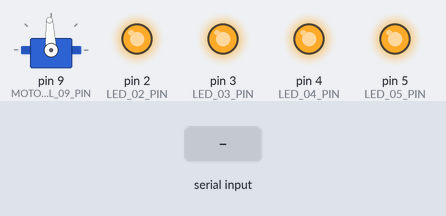
A sketch run on a simulated Arduino Uno, built with avr-gcc and run on an emulated ATmega328P. Parts: servo, output pins drawn as LEDs (lit = HIGH). Wiring (inferred from the names in the program): servo: signal pin 9. The test bench sets the inputs (shaded band). Servo pulses on a pin are drawn as a servo (544–2400 µs = 0–180°); pins used as bus, display or sensor lines are not drawn.

Above: at 1.3 s.
1.4 s: "SET_ON_d2" received over Serial
At 1.8 s:
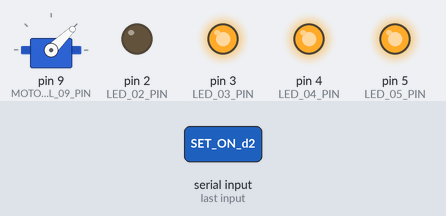
6.0 s: "SET_ON_d3" received over Serial
At 7.2 s:
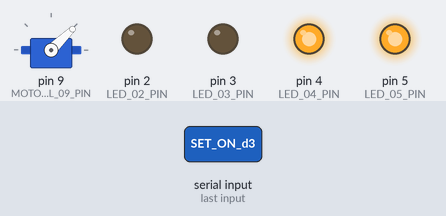
7.5 s: "SET_OFF_d2" received over Serial
At 8.7 s:
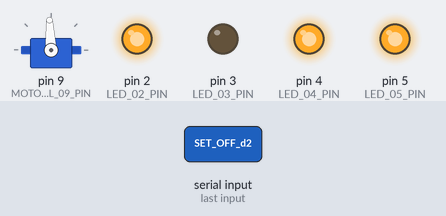
9.0 s: "SET_ON_d5" received over Serial
At 9.8 s:
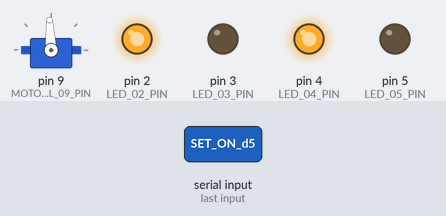
10.5 s: "SET_OFF_d3" received over Serial
At 11.0 s:
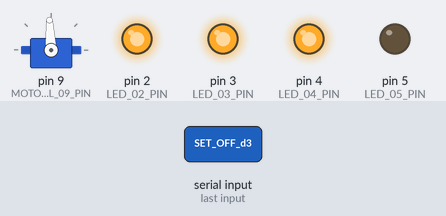
Timing chart, 0 to 16.2 s (numbered marks = the images above; inputs shaded):
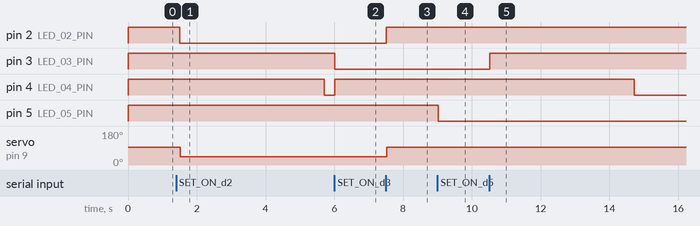

The sketch:

ArduinoControlArduinoSide.ino
```cpp
//https://jawhersebai.com/tutorials/how-to-use-the-sg90-servo-motor/

//197
//173

#include "Constants.h"

int ServoDrivePulsePWMCounter = 0;

unsigned int NeedToCheckReceivedDataInSerialPortCycleCounter = 0;

int _sp = 0;

unsigned int CycleCounterAfterLastReceivedCommand = 0;

String _cmd = "";

void setup()
{
  _sp = RELEASE;

  pinMode(LED_02_PIN, OUTPUT);

  pinMode(LED_03_PIN, OUTPUT);

  pinMode(LED_04_PIN, OUTPUT);

  pinMode(LED_05_PIN, OUTPUT);

  pinMode(MOTOR_CONTROL_09_PIN, OUTPUT);

  digitalWrite(LED_02_PIN, HIGH);

  digitalWrite(LED_03_PIN, HIGH);

  digitalWrite(LED_04_PIN, HIGH);

  digitalWrite(LED_05_PIN, HIGH);

  digitalWrite(MOTOR_CONTROL_09_PIN, LOW);

  NeedToCheckReceivedDataInSerialPortCycleCounter = 0;

  Serial.begin(9600);

  cli();

  TCCR1A = 0;

  TCCR1B = 0;

  TCNT1 = 0;

  OCR1A = 24;

  TCCR1B |= (1 << WGM12);

  TCCR1B |= (1 << CS11) | (1 << CS10);

  TIMSK1 |= (1 << OCIE1A);

  sei();
}

ISR(TIMER1_COMPA_vect)
{
  ServoDrivePulsePWMCounter++;

  if (ServoDrivePulsePWMCounter == _sp && CycleCounterAfterLastReceivedCommand < 40000)
  {
    digitalWrite(MOTOR_CONTROL_09_PIN, HIGH);
  }

  if (ServoDrivePulsePWMCounter >= 200)
  {
    digitalWrite(MOTOR_CONTROL_09_PIN, LOW);

    ServoDrivePulsePWMCounter = 0;
  }

  if (NeedToCheckReceivedDataInSerialPortCycleCounter < 11000)
    NeedToCheckReceivedDataInSerialPortCycleCounter++;

  if (CycleCounterAfterLastReceivedCommand < 41000)
    CycleCounterAfterLastReceivedCommand++;
}

void loop()
{
  if (NeedToCheckReceivedDataInSerialPortCycleCounter > 3000)
  {
    while (Serial.available() > 0)
    {
      _cmd = _cmd + (char)Serial.read();
    }

    if (_cmd.indexOf("SET_ON_d2") >= 0)
    {
      CycleCounterAfterLastReceivedCommand = 0;

      digitalWrite(LED_02_PIN, LOW);

      _sp = PUSH;
    }

    if (_cmd.indexOf("SET_OFF_d2") >= 0)
    {
      CycleCounterAfterLastReceivedCommand = 0;

      digitalWrite(LED_02_PIN, HIGH);

      _sp = RELEASE;
    }

    if (_cmd.indexOf("SET_ON_d3") >= 0)
    {
      CycleCounterAfterLastReceivedCommand = 0;

      digitalWrite(LED_03_PIN, LOW);
    }

    if (_cmd.indexOf("SET_OFF_d3") >= 0)
    {
      CycleCounterAfterLastReceivedCommand = 0;

      digitalWrite(LED_03_PIN, HIGH);
    }

    if (_cmd.indexOf("SET_ON_d4") >= 0)
    {
      CycleCounterAfterLastReceivedCommand = 0;

      //digitalWrite(LED_04_PIN, LOW);
    }

    if (_cmd.indexOf("SET_OFF_d4") >= 0)
    {
      CycleCounterAfterLastReceivedCommand = 0;

      //digitalWrite(LED_04_PIN, HIGH);
    }

    if (_cmd.indexOf("SET_ON_d5") >= 0)
    {
      CycleCounterAfterLastReceivedCommand = 0;

      digitalWrite(LED_05_PIN, LOW);
    }

    if (_cmd.indexOf("SET_OFF_d5") >= 0)
    {
      CycleCounterAfterLastReceivedCommand = 0;

      digitalWrite(LED_05_PIN, HIGH);
    }

    _cmd = "";

    NeedToCheckReceivedDataInSerialPortCycleCounter = 0;

    if (CycleCounterAfterLastReceivedCommand > 40000)
    {
      digitalWrite(LED_04_PIN, LOW);
    }
    else
    {
      digitalWrite(LED_04_PIN, HIGH);
    }
  }

  if (NeedToCheckReceivedDataInSerialPortCycleCounter > 200000)
  {
    NeedToCheckReceivedDataInSerialPortCycleCounter = 0;
  }

}
```

Constants.h
```cpp
#ifndef CONSTANTS_H
#define CONSTANTS_H

#define RELEASE 185

#define PUSH 190

#define MOTOR_CONTROL_09_PIN 9

#define LED_02_PIN 2

#define LED_03_PIN 3

#define LED_04_PIN 4

#define LED_05_PIN 5

//#define LED_13_PIN 13

#endif
```

Measured:
- after the input at 1.4 s, pin 2 (LED_02_PIN): HIGH → LOW after 0.10 s; pin 4 (LED_04_PIN): HIGH → LOW after 4.3 s instead of 2.8 s; servo on pin 9 (MOTOR_CONTROL_09_PIN): 93° → 44° after 0.12 s
- after the input at 6.0 s, pin 3 (LED_03_PIN): HIGH → LOW at once; pin 4 (LED_04_PIN): LOW → HIGH at once
- after the input at 7.5 s, pin 2 (LED_02_PIN): LOW → HIGH at once; servo on pin 9 (MOTOR_CONTROL_09_PIN): 44° → 93° at once
- after the input at 9.0 s, pin 5 (LED_05_PIN): HIGH → LOW at once
- after the input at 10.5 s, pin 3 (LED_03_PIN): LOW → HIGH at once; pin 4 (LED_04_PIN): HIGH → LOW after 4.2 s instead of 2.7 s
